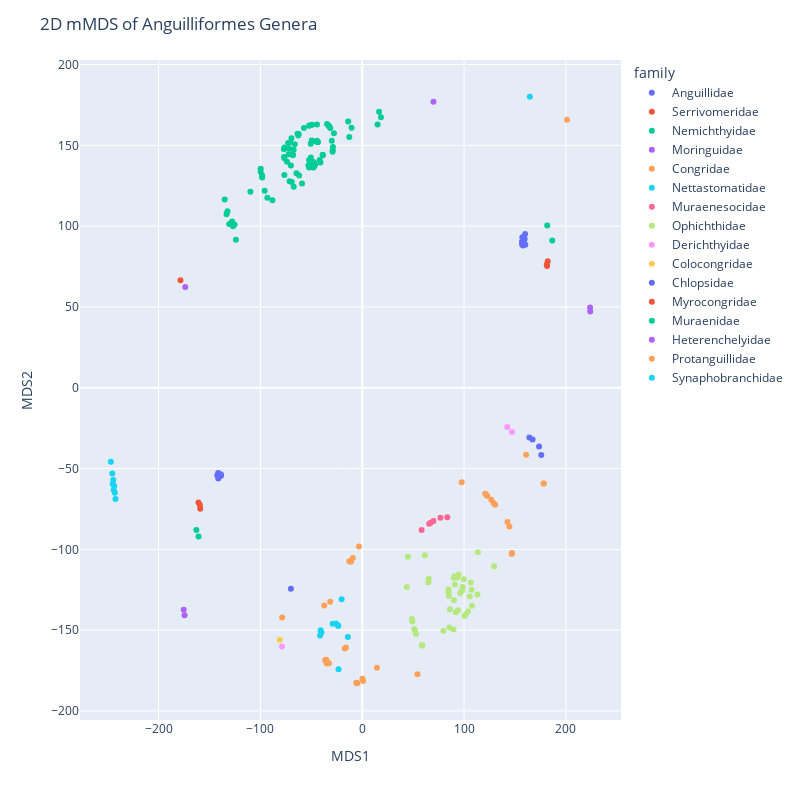

Here is the notebook cell this chart was saved with:
### Markdown cell above
## Plotting

What do these look like? Do one at a time, selecting what we want.

### Code cell
current_order = 'Anguilliformes'  # Change this to visualize a different order

df_mds = pd.read_csv(mds_by_order_output_dir / f"{current_order}_2D_mMDS_sklearn.csv", index_col=0)
# Create the scatter plot.

fig = px.scatter(df_mds, x='x', y='y', color='family', hover_name=df_mds.index)
fig.update_layout(title=f"2D mMDS of {current_order} Genera", xaxis_title="MDS1", yaxis_title="MDS2")
fig.update_layout(height=800, width=800)
fig.show()

### Figure 1 — Plotly figure (JSON) as saved in the notebook; plotly's stock layout.template omitted (floating-point values rounded to 4 significant figures)
{"data": [{"hovertemplate": "<b>%{hovertext}</b><br><br>family=Anguillidae<br>x=%{x}<br>y=%{y}<extra></extra>", "hovertext": ["Anguilla_mossambica", "Anguilla_dieffenbachii", "Anguilla_australis", "Anguilla_rostrata", "Anguilla_anguilla", "Anguilla_malgumora", "Anguilla_bengalensis", "Anguilla_marmorata", "Anguilla_obscura", "Anguilla_bicolor", "Anguilla_luzonensis", "Anguilla_interioris", "Anguilla_labiata", "Anguilla_nebulosa", "Anguilla_megastoma", "Anguilla_celebesensis", "Anguilla_reinhardtii", "Anguilla_japonica"], "legendgroup": "Anguillidae", "marker": {"color": "#636efa", "symbol": "circle"}, "mode": "markers", "name": "Anguillidae", "orientation": "v", "showlegend": true, "type": "scatter", "x": [160.0, 158.5, 159.5, -141.5, 157.2, -142.3, 157.2, 156.9, 157.8, -140.5, 157.0, -138.7, -138.9, -138.9, 158.9, 158.6, 160.1, -141.4], "xaxis": "x", "y": [95.11, 92.83, 92.01, -52.81, 93.06, -54.17, 89.7, 90.56, 88.05, -54.78, 88.65, -54.52, -53.71, -53.75, 89.02, 90.01, 88.52, -56.24], "yaxis": "y"}, {"hovertemplate": "<b>%{hovertext}</b><br><br>family=Serrivomeridae<br>x=%{x}<br>y=%{y}<extra></extra>", "hovertext": ["Serrivomer_lanceolatoides", "Serrivomer_sector", "Serrivomer_samoensis", "Serrivomer_jesperseni", "Stemonidium_hypomelas", "Serrivomer_beanii"], "legendgroup": "Serrivomeridae", "marker": {"color": "#EF553B", "symbol": "circle"}, "mode": "markers", "name": "Serrivomeridae", "orientation": "v", "showlegend": true, "type": "scatter", "x": [-159.1, 181.2, -159.4, 181.5, -160.8, 182.2], "xaxis": "x", "y": [-74.95, 76.29, -72.57, 75.29, -71.0, 78.23], "yaxis": "y"}, {"hovertemplate": "<b>%{hovertext}</b><br><br>family=Nemichthyidae<br>x=%{x}<br>y=%{y}<extra></extra>", "hovertext": ["Nemichthys_scolopaceus", "Nemichthys_curvirostris", "Labichthys_carinatus", "Avocettina_infans"], "legendgroup": "Nemichthyidae", "marker": {"color": "#00cc96", "symbol": "circle"}, "mode": "markers", "name": "Nemichthyidae", "orientation": "v", "showlegend": true, "type": "scatter", "x": [186.6, -160.8, 181.7, -162.9], "xaxis": "x", "y": [91.09, -92.0, 100.3, -88.05], "yaxis": "y"}, {"hovertemplate": "<b>%{hovertext}</b><br><br>family=Moringuidae<br>x=%{x}<br>y=%{y}<extra></extra>", "hovertext": ["Moringua_edwardsi", "Moringua_javanica", "Moringua_microchir", "Neoconger_mucronatus"], "legendgroup": "Moringuidae", "marker": {"color": "#ab63fa", "symbol": "circle"}, "mode": "markers", "name": "Moringuidae", "orientation": "v", "showlegend": true, "type": "scatter", "x": [223.7, -175.3, 223.9, -174.5], "xaxis": "x", "y": [49.71, -137.4, 47.13, -140.8], "yaxis": "y"}, {"hovertemplate": "<b>%{hovertext}</b><br><br>family=Congridae<br>x=%{x}<br>y=%{y}<extra></extra>", "hovertext": ["Conger_japonicus", "Conger_oceanicus", "Conger_myriaster", "Conger_conger", "Conger_cinereus", "Gnathophis_bathytopos", "Gnathophis_capensis", "Gnathophis_ginanago", "Gnathophis_nystromi", "Gnathophis_longicauda", "Rhynchoconger_flavus", "Rhynchoconger_gracilior", "Macrocephenchelys", "Xenomystax_congroides", "Bathycongrus_retrotinctus", "Bathyuroconger_vicinus", "Bathycongrus_wallacei", "Uroconger_lepturus", "Uroconger_syringinus", "Ariosoma_anago", "Parabathymyrus_macrophthalmus", "Ariosoma_meeki", "Ariosoma_scheelei", "Ariosoma_balearicum", "Ariosoma_shiroanago", "Ariosoma_kapala", "Ariosoma_major", "Paraconger_notialis", "Heteroconger_lentiginosus", "Gorgasia_taiwanensis", "Heteroconger_hassi", "Congriscus_megastomus", "Bassanago_bulbiceps", "Bassanago_hirsutus", "Pseudoxenomystax_albescens"], "legendgroup": "Congridae", "marker": {"color": "#FFA15A", "symbol": "circle"}, "mode": "markers", "name": "Congridae", "orientation": "v", "showlegend": true, "type": "scatter", "x": [-3.208, -11.04, -12.73, 14.41, -9.292, -36.34, -35.28, -34.47, -35.16, -32.64, -17.17, -15.97, -37.3, -31.49, -5.191, -4.862, -5.916, 0.7926, 0.1971, 142.6, 144.4, 128.8, 130.5, 126.7, 122.2, 122.8, 120.7, 97.66, 146.9, 146.8, 54.26, 160.9, 178.2, 178.2, -78.68], "xaxis": "x", "y": [-98.25, -107.6, -107.3, -173.3, -105.4, -168.5, -168.4, -170.6, -170.4, -170.5, -161.3, -160.8, -134.8, -132.4, -182.7, -182.9, -182.6, -181.4, -180.2, -83.06, -85.84, -71.38, -72.38, -69.3, -66.52, -66.94, -65.6, -58.46, -102.3, -102.9, -177.4, -41.51, -59.2, -59.22, -142.1], "yaxis": "y"}, {"hovertemplate": "<b>%{hovertext}</b><br><br>family=Nettastomatidae<br>x=%{x}<br>y=%{y}<extra></extra>", "hovertext": ["Nettastoma_parviceps", "Hoplunnis_punctata", "Hoplunnis_macrura", "Hoplunnis_tenuis", "Saurenchelys_fierasfer", "Facciolella_gilbertii", "Facciolella_oxyrhyncha", "Venefica_proboscidea", "Venefica_procera", "Nettastoma_melanurum"], "legendgroup": "Nettastomatidae", "marker": {"color": "#19d3f3", "symbol": "circle"}, "mode": "markers", "name": "Nettastomatidae", "orientation": "v", "showlegend": true, "type": "scatter", "x": [-23.31, -25.74, -23.55, -23.64, -29.0, -40.84, -40.09, -41.49, -14.12, -20.24], "xaxis": "x", "y": [-174.2, -146.0, -147.3, -147.3, -146.1, -150.0, -151.5, -153.3, -154.3, -130.9], "yaxis": "y"}, {"hovertemplate": "<b>%{hovertext}</b><br><br>family=Muraenesocidae<br>x=%{x}<br>y=%{y}<extra></extra>", "hovertext": ["Muraenesox_cinereus", "Muraenesox_bagio", "Congresox_talabonoides", "Cynoponticus_ferox", "Oxyconger_leptognathus", "Gavialiceps_taeniola"], "legendgroup": "Muraenesocidae", "marker": {"color": "#FF6692", "symbol": "circle"}, "mode": "markers", "name": "Muraenesocidae", "orientation": "v", "showlegend": true, "type": "scatter", "x": [65.68, 67.27, 69.89, 58.27, 76.73, 83.51], "xaxis": "x", "y": [-84.2, -83.51, -82.48, -88.01, -80.44, -80.13], "yaxis": "y"}, {"hovertemplate": "<b>%{hovertext}</b><br><br>family=Ophichthidae<br>x=%{x}<br>y=%{y}<extra></extra>", "hovertext": ["Apterichtus_australis", "Myrophis_platyrhynchus", "Myrophis_microchir", "Ahlia_egmontis", "Myrophis_punctatus", "Myrophis_vafer", "Scolecenchelys_breviceps", "Scolecenchelys_borealis", "Muraenichthys_gymnopterus", "Scolecenchelys_gymnota", "Brachysomophis_crocodilinus", "Ophichthus_rex", "Ophichthus_puncticeps", "Ophichthus_asakusae", "Yirrkala_tenuis", "Callechelys_catostoma", "Callechelys_marmorata", "Leiuranus_semicinctus", "Myrichthys_colubrinus", "Myrichthys_ocellatus", "Myrichthys_breviceps", "Myrichthys_magnificus", "Myrichthys_maculosus", "Pisodonophis", "Ophichthus_evermanni", "Ophichthus_sangjuensis", "Ichthyapus_ophioneus", "Xyrias_revulsus", "Ophisurus_macrorhynchos", "Ophichthus_gomesii", "Ophichthus_zophochir", "Ophichthus_triserialis", "Echiophis_punctifer", "Ophichthus_serpentinus", "Apterichtus_klazingai", "Ophichthus_polyophthalmus", "Ophichthus_zophistius", "Echelus_myrus", "Echelus_uropterus", "Brachysomophis_henshawi", "Brachysomophis_cirrocheilos"], "legendgroup": "Ophichthidae", "marker": {"color": "#B6E880", "symbol": "circle"}, "mode": "markers", "name": "Ophichthidae", "orientation": "v", "showlegend": true, "type": "scatter", "x": [44.75, 51.19, 51.61, 52.8, 49.22, 48.68, 58.56, 58.93, 43.83, 129.5, 86.04, 107.3, 106.6, 105.5, 96.31, 98.59, 98.03, 99.81, 90.96, 90.65, 89.82, 93.52, 94.63, 84.85, 84.66, 85.14, 90.09, 94.12, 91.95, 100.5, 101.5, 103.8, 107.7, 113.1, 85.6, 89.63, 79.65, 65.03, 65.33, 113.6, 61.46], "xaxis": "x", "y": [-104.7, -149.3, -150.2, -152.4, -144.6, -143.1, -159.4, -159.6, -123.4, -110.4, -137.1, -125.0, -120.5, -129.2, -127.0, -123.2, -125.6, -118.5, -121.8, -116.7, -117.5, -117.5, -115.6, -126.7, -124.9, -128.8, -131.4, -137.7, -139.0, -141.2, -140.4, -138.4, -135.0, -127.9, -148.3, -149.6, -150.5, -120.3, -118.3, -101.8, -103.7], "yaxis": "y"}, {"hovertemplate": "<b>%{hovertext}</b><br><br>family=Derichthyidae<br>x=%{x}<br>y=%{y}<extra></extra>", "hovertext": ["Nessorhamphus_danae", "Nessorhamphus_ingolfianus", "Derichthys_serpentinus"], "legendgroup": "Derichthyidae", "marker": {"color": "#FF97FF", "symbol": "circle"}, "mode": "markers", "name": "Derichthyidae", "orientation": "v", "showlegend": true, "type": "scatter", "x": [-78.81, 147.1, 142.4], "xaxis": "x", "y": [-160.1, -27.44, -24.28], "yaxis": "y"}, {"hovertemplate": "<b>%{hovertext}</b><br><br>family=Colocongridae<br>x=%{x}<br>y=%{y}<extra></extra>", "hovertext": ["Coloconger_cadenati"], "legendgroup": "Colocongridae", "marker": {"color": "#FECB52", "symbol": "circle"}, "mode": "markers", "name": "Colocongridae", "orientation": "v", "showlegend": true, "type": "scatter", "x": [-81.05], "xaxis": "x", "y": [-156.0], "yaxis": "y"}, {"hovertemplate": "<b>%{hovertext}</b><br><br>family=Chlopsidae<br>x=%{x}<br>y=%{y}<extra></extra>", "hovertext": ["Kaupichthys_nuchalis", "Robinsia_catherinae", "Chilorhinus_suensonii", "Chilorhinus_platyrhynchus", "Kaupichthys_hyoproroides"], "legendgroup": "Chlopsidae", "marker": {"color": "#636efa", "symbol": "circle"}, "mode": "markers", "name": "Chlopsidae", "orientation": "v", "showlegend": true, "type": "scatter", "x": [173.6, 167.3, -70.07, 164.1, 175.8], "xaxis": "x", "y": [-36.38, -32.07, -124.5, -30.74, -41.55], "yaxis": "y"}, {"hovertemplate": "<b>%{hovertext}</b><br><br>family=Myrocongridae<br>x=%{x}<br>y=%{y}<extra></extra>", "hovertext": ["Myroconger_compressus"], "legendgroup": "Myrocongridae", "marker": {"color": "#EF553B", "symbol": "circle"}, "mode": "markers", "name": "Myrocongridae", "orientation": "v", "showlegend": true, "type": "scatter", "x": [-178.5], "xaxis": "x", "y": [66.5], "yaxis": "y"}, {"hovertemplate": "<b>%{hovertext}</b><br><br>family=Muraenidae<br>x=%{x}<br>y=%{y}<extra></extra>", "hovertext": ["Gymnothorax_afer", "Gymnothorax_griseus", "Gymnothorax_thyrsoideus", "Gymnothorax_fuscomaculatus", "Gymnothorax_undulatus", "Gymnothorax_polyuranodon", "Gymnothorax_fimbriatus", "Gymnothorax_rueppellii", "Gymnothorax_margaritophorus", "Gymnothorax_gracilicauda", "Gymnothorax_prionodon", "Gymnothorax_leucostigma", "Gymnothorax_polygonius", "Gymnothorax_berndti", "Gymnothorax_chilospilus", "Gymnothorax_steindachneri", "Gymnothorax_richardsonii", "Gymnothorax_robinsi", "Gymnothorax_pseudothyrsoideus", "Gymnothorax_punctatus", "Echidna_leucotaenia", "Echidna_polyzona", "Enchelycore_nigricans", "Gymnothorax_prasinus", "Gymnothorax_ocellatus", "Gymnothorax_saxicola", "Gymnothorax_melatremus", "Enchelycore_carychroa", "Gymnothorax_breedeni", "Enchelycore_bayeri", "Gymnothorax_moringa", "Gymnothorax_vicinus", "Gymnothorax_funebris", "Rhinomuraena_quaesita", "Echidna_rhodochilus", "Enchelynassa_canina", "Gymnothorax_zonipectis", "Gymnothorax_reticularis", "Gymnothorax_javanicus", "Gymnothorax_flavimarginatus", "Echidna_xanthospilos", "Gymnothorax_maderensis", "Gymnothorax_bacalladoi", "Muraena_robusta", "Gymnothorax_unicolor", "Gymnothorax_elegans", "Gymnothorax_nudivomer", "Gymnothorax_reevesii", "Gymnothorax_albimarginatus", "Gymnothorax_minor", "Strophidon_sathete", "Pseudechidna_brummeri", "Enchelycore_anatina", "Gymnothorax_eurostus", "Gymnothorax_pictus", "Gymnothorax_miliaris", "Gymnothorax_buroensis", "Gymnothorax_hepaticus", "Gymnothorax_meleagris", "Echidna_nebulosa", "Echidna_catenata", "Gymnothorax_kidako", "Gymnothorax_isingteena", "Gymnothorax_favagineus", "Muraena_helena", "Muraena_melanotis", "Muraena_augusti", "Muraena_lentiginosa", "Muraena_argus", "Gymnothorax_castaneus", "Gymnothorax_tile", "Gymnomuraena_zebra", "Gymnothorax_australicola", "Uropterygius_fuscoguttatus", "Scuticaria_tigrina", "Scuticaria_okinawae", "Uropterygius_macrocephalus", "Uropterygius_micropterus", "Uropterygius_macularius", "Uropterygius_xanthopterus", "Uropterygius_alboguttatus", "Anarchias_seychellensis"], "legendgroup": "Muraenidae", "marker": {"color": "#00cc96", "symbol": "circle"}, "mode": "markers", "name": "Muraenidae", "orientation": "v", "showlegend": true, "type": "scatter", "x": [-135.1, -44.81, -44.93, -44.61, -43.66, -43.6, -50.54, -49.57, -47.68, -48.04, -46.32, -48.66, -47.46, -49.58, -52.17, -50.43, -52.32, -52.85, -41.07, -41.8, -38.73, -38.87, -72.29, -71.67, -68.29, -67.94, -67.34, -70.84, -72.8, -66.29, -76.78, -76.47, -73.92, -76.38, -76.85, -69.48, -70.09, -62.83, -63.66, -62.47, -52.21, -51.2, -49.2, -44.46, -57.24, -64.6, -61.96, -29.16, -29.0, -28.78, -59.12, -29.89, -76.47, -32.94, -32.86, -34.64, -71.34, -31.47, -69.2, -67.32, -27.8, -95.84, -13.79, -88.22, -99.79, -99.74, -12.75, -98.28, -98.31, -10.47, -93.14, -109.8, -124.1, -126.9, -125.4, 15.05, -127.8, -130.6, -132.3, -133.3, 16.53, 18.37], "xaxis": "x", "y": [116.5, 152.4, 152.4, 152.9, 152.0, 152.1, 151.0, 153.1, 136.4, 136.3, 137.8, 139.6, 139.6, 137.2, 140.9, 142.4, 136.3, 137.7, 139.4, 141.0, 143.8, 144.2, 144.6, 147.9, 143.8, 144.2, 147.2, 151.7, 151.5, 150.6, 142.8, 142.0, 139.9, 148.6, 147.6, 154.5, 137.5, 156.1, 157.1, 157.0, 162.1, 162.4, 162.8, 162.9, 160.7, 132.8, 131.4, 146.1, 146.9, 149.0, 126.4, 152.8, 131.7, 162.1, 162.0, 163.2, 127.7, 160.7, 127.2, 124.3, 157.5, 121.9, 164.8, 116.0, 133.7, 135.5, 155.1, 131.4, 130.1, 160.8, 117.6, 121.3, 91.64, 99.99, 101.1, 162.9, 102.9, 101.3, 109.2, 107.4, 170.8, 167.4], "yaxis": "y"}, {"hovertemplate": "<b>%{hovertext}</b><br><br>family=Heterenchelyidae<br>x=%{x}<br>y=%{y}<extra></extra>", "hovertext": ["Pythonichthys_microphthalmus", "Pythonichthys_asodes"], "legendgroup": "Heterenchelyidae", "marker": {"color": "#ab63fa", "symbol": "circle"}, "mode": "markers", "name": "Heterenchelyidae", "orientation": "v", "showlegend": true, "type": "scatter", "x": [69.92, -173.8], "xaxis": "x", "y": [177.0, 62.34], "yaxis": "y"}, {"hovertemplate": "<b>%{hovertext}</b><br><br>family=Protanguillidae<br>x=%{x}<br>y=%{y}<extra></extra>", "hovertext": ["Protanguilla_palau"], "legendgroup": "Protanguillidae", "marker": {"color": "#FFA15A", "symbol": "circle"}, "mode": "markers", "name": "Protanguillidae", "orientation": "v", "showlegend": true, "type": "scatter", "x": [201.0], "xaxis": "x", "y": [165.9], "yaxis": "y"}, {"hovertemplate": "<b>%{hovertext}</b><br><br>family=Synaphobranchidae<br>x=%{x}<br>y=%{y}<extra></extra>", "hovertext": ["Meadia_abyssalis", "Synaphobranchus_kaupii", "Synaphobranchus_affinis", "Diastobranchus_capensis", "Dysomma_anguillare", "Ilyophis_brunneus", "Meadia_roseni", "Simenchelys_parasitica", "Histiobranchus_bathybius"], "legendgroup": "Synaphobranchidae", "marker": {"color": "#19d3f3", "symbol": "circle"}, "mode": "markers", "name": "Synaphobranchidae", "orientation": "v", "showlegend": true, "type": "scatter", "x": [-246.9, -244.5, -243.0, -243.6, -242.3, 164.6, -245.4, -245.0, -244.1], "xaxis": "x", "y": [-45.78, -57.14, -65.03, -60.8, -68.92, 180.1, -53.15, -59.57, -63.31], "yaxis": "y"}], "layout": {"height": 800, "legend": {"title": {"text": "family"}, "tracegroupgap": 0}, "margin": {"t": 60}, "title": {"text": "2D mMDS of Anguilliformes Genera"}, "width": 800, "xaxis": {"anchor": "y", "domain": [0, 1], "title": {"text": "MDS1"}}, "yaxis": {"anchor": "x", "domain": [0, 1], "title": {"text": "MDS2"}}}}
